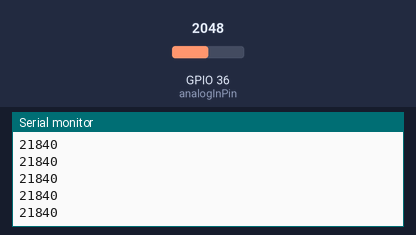
Simulated run of this sketch. Board: ESP32. Parts: the last lines printed to the serial monitor. Inputs (shaded band) come from the test bench; at power-on: GPIO 36 (analogInPin) = 2048.

Above: at 1.2 s.
1.3 s: GPIO 36 (analogInPin) set to 2866
At 2.2 s:
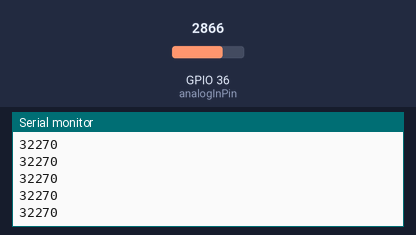
2.8 s: GPIO 36 (analogInPin) set to 3603
At 3.6 s:
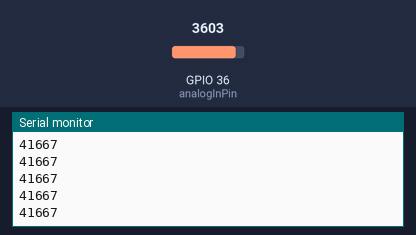
Timing chart, 0 to 5.8 s (numbered marks = the images above; inputs shaded):
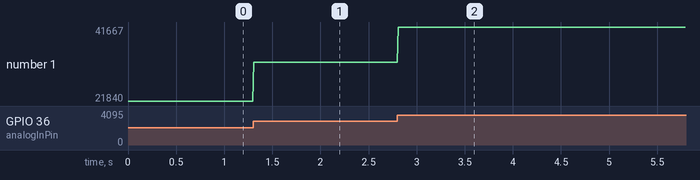

The sketch:

readSensor.ino
```cpp
const int analogInPin = A0;  // Analog input pin that the potentiometer is attached to

int sensorValue = 0;        // value read from the sensor
int outputValue = 0;        // value output to the serial line

void setup() {
  // initialize serial communications at 9600 bps:
  Serial.begin(9600);
}

void loop() {
  // read the analog in value:
  sensorValue = analogRead(analogInPin);

  //Serial.println(sensorValue);
  //you might need to adjust the range depending on your sensor
  outputValue = map(sensorValue, 335, 355, 0, 255);

  // print the results to the Serial Monitor:
  Serial.println(outputValue);

  // wait 2 milliseconds before the next loop for the analog-to-digital
  // converter to settle after ○the last reading:
  delay(2);
}
```

Measured:
- after the input at 1.3 s, the serial monitor: prints a new line at once (image 1)
- after the input at 2.8 s, the serial monitor: prints a new line at once (image 2)
- plotted number 1: 21840 → 32270 after the input at 1.3 s, 32270 → 41667 after the input at 2.8 s
